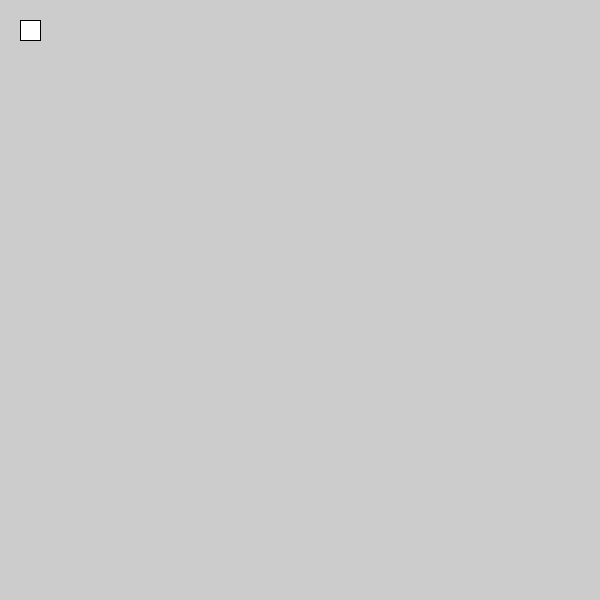
Frame 1 (no input)
Frame 60 (the mouse pressed at the canvas centre just before this capture): identical to frame 1, image omitted
Frame 120 (the mouse held since frame 60 and released just before this capture): identical to frame 1, image omitted

The Processing sketch that drew this single still picture (run headless with seeded random() and noise(); from frame 60 on, the mouse is pressed at the canvas centre):

// Processing sketch: DataSketch
// ── DataSketch.pde
void setup() {
  size(600, 600);
  pixelDensity(2);
}

FloatList relativeSaturationCalc(FloatList vals) {
  float max = vals.max();
  FloatList relativeList = new FloatList();
  for (float f : vals) {
    relativeList.append(f/max);
  }
  return relativeList;
}

void draw() {
  rect(20, 20, 20, 20);
}
